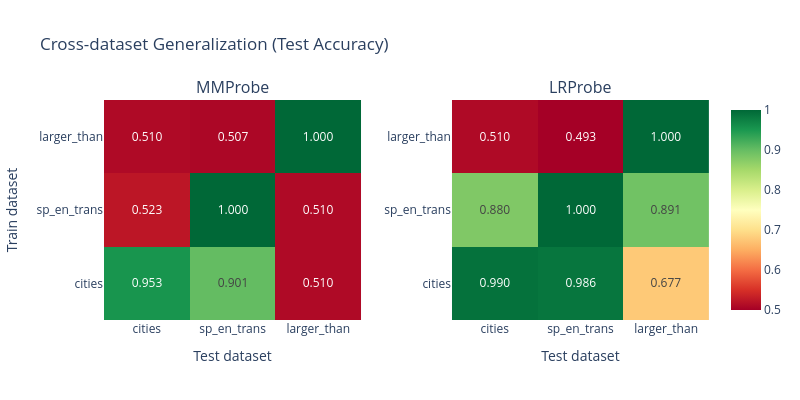

The cell this chart's notebook holds for it:
### Code cell
def compute_generalization_matrix(
    train_acts: dict[str, Float[Tensor, "n d"]],
    train_labels: dict[str, Float[Tensor, " n"]],
    test_acts: dict[str, Float[Tensor, "n d"]],
    test_labels: dict[str, Float[Tensor, " n"]],
    dataset_names: list[str],
    probe_cls: type,
) -> Float[Tensor, "n_datasets n_datasets"]:
    """
    Compute a generalization matrix: entry (i, j) is the test accuracy of a probe trained on dataset i
    and evaluated on dataset j.

    Args:
        train_acts, train_labels: Training data per dataset.
        test_acts, test_labels: Test data per dataset.
        dataset_names: Names of datasets (determines matrix ordering).
        probe_cls: Probe class to use (MMProbe or LRProbe), must have from_data and pred methods.

    Returns:
        Tensor of shape [n_datasets, n_datasets] with accuracy values.
    """
    
    n = len(dataset_names)
    matrix = t.zeros(n, n)
    for i, train_name in enumerate(dataset_names):
        probe = probe_cls.from_data(train_acts[train_name], train_labels[train_name])
        for j, test_name in enumerate(dataset_names):
            preds = probe.pred(test_acts[test_name])
            acc = (preds == test_labels[test_name]).float().mean().item()
            matrix[i, j] = acc
    
    return matrix

mm_matrix = compute_generalization_matrix(train_acts, train_labels, test_acts, test_labels, DATASET_NAMES, MMProbe)
lr_matrix = compute_generalization_matrix(train_acts, train_labels, test_acts, test_labels, DATASET_NAMES, LRProbe)

assert mm_matrix.shape == (3, 3), f"Wrong shape: {mm_matrix.shape}"
assert (mm_matrix.diag() > 0.6).all(), "In-distribution accuracy should be at least 60%"

# Heatmap visualization
fig = make_subplots(rows=1, cols=2, subplot_titles=["MMProbe", "LRProbe"], horizontal_spacing=0.15)

for idx, (matrix, name) in enumerate([(mm_matrix, "MM"), (lr_matrix, "LR")]):
    text_vals = [[f"{matrix[i, j]:.3f}" for j in range(len(DATASET_NAMES))] for i in range(len(DATASET_NAMES))]
    fig.add_trace(
        go.Heatmap(
            z=matrix.numpy(),
            x=DATASET_NAMES,
            y=DATASET_NAMES,
            text=text_vals,
            texttemplate="%{text}",
            colorscale="RdYlGn",
            zmin=0.5,
            zmax=1.0,
            showscale=(idx == 1),
        ),
        row=1,
        col=idx + 1,
    )
    fig.update_yaxes(title_text="Train dataset" if idx == 0 else "", row=1, col=idx + 1)
    fig.update_xaxes(title_text="Test dataset", row=1, col=idx + 1)

fig.update_layout(title="Cross-dataset Generalization (Test Accuracy)", height=400, width=800)
fig.show()

# Cosine similarity between probe directions
mm_directions = {name: MMProbe.from_data(train_acts[name], train_labels[name]).direction for name in DATASET_NAMES}
lr_directions = {name: LRProbe.from_data(train_acts[name], train_labels[name]).direction for name in DATASET_NAMES}

print("\nPairwise cosine similarity between probe directions:")
for probe_name, directions in [("MM", mm_directions), ("LR", lr_directions)]:
    print(f"\n  {probe_name}Probe:")
    for i, n1 in enumerate(DATASET_NAMES):
        for j, n2 in enumerate(DATASET_NAMES):
            if j > i:
                d1 = directions[n1] / directions[n1].norm()
                d2 = directions[n2] / directions[n2].norm()
                print(f"    {n1} vs {n2}: {(d1 @ d2).item():.4f}")

### Figure 1 — Plotly figure (JSON) as saved in the notebook; plotly's stock layout.template omitted (floating-point values rounded to 4 significant figures)
{"data": [{"colorscale": [[0, "rgb(165,0,38)"], [0.1, "rgb(215,48,39)"], [0.2, "rgb(244,109,67)"], [0.3, "rgb(253,174,97)"], [0.4, "rgb(254,224,139)"], [0.5, "rgb(255,255,191)"], [0.6, "rgb(217,239,139)"], [0.7, "rgb(166,217,106)"], [0.8, "rgb(102,189,99)"], [0.9, "rgb(26,152,80)"], [1, "rgb(0,104,55)"]], "showscale": false, "text": [["0.953", "0.901", "0.510"], ["0.523", "1.000", "0.510"], ["0.510", "0.507", "1.000"]], "texttemplate": "%{text}", "type": "heatmap", "x": ["cities", "sp_en_trans", "larger_than"], "xaxis": "x", "y": ["cities", "sp_en_trans", "larger_than"], "yaxis": "y", "z": [[0.9533, 0.9014, 0.5101], [0.5233, 1.0, 0.5101], [0.51, 0.507, 1.0]], "zmax": 1, "zmin": 0.5}, {"colorscale": [[0, "rgb(165,0,38)"], [0.1, "rgb(215,48,39)"], [0.2, "rgb(244,109,67)"], [0.3, "rgb(253,174,97)"], [0.4, "rgb(254,224,139)"], [0.5, "rgb(255,255,191)"], [0.6, "rgb(217,239,139)"], [0.7, "rgb(166,217,106)"], [0.8, "rgb(102,189,99)"], [0.9, "rgb(26,152,80)"], [1, "rgb(0,104,55)"]], "showscale": true, "text": [["0.990", "0.986", "0.677"], ["0.880", "1.000", "0.891"], ["0.510", "0.493", "1.000"]], "texttemplate": "%{text}", "type": "heatmap", "x": ["cities", "sp_en_trans", "larger_than"], "xaxis": "x2", "y": ["cities", "sp_en_trans", "larger_than"], "yaxis": "y2", "z": [[0.99, 0.9859, 0.6768], [0.88, 1.0, 0.8914], [0.51, 0.493, 1.0]], "zmax": 1, "zmin": 0.5}], "layout": {"annotations": [{"font": {"size": 16}, "showarrow": false, "text": "MMProbe", "x": 0.2125, "xanchor": "center", "xref": "paper", "y": 1, "yanchor": "bottom", "yref": "paper"}, {"font": {"size": 16}, "showarrow": false, "text": "LRProbe", "x": 0.7875, "xanchor": "center", "xref": "paper", "y": 1, "yanchor": "bottom", "yref": "paper"}], "height": 400, "title": {"text": "Cross-dataset Generalization (Test Accuracy)"}, "width": 800, "xaxis": {"anchor": "y", "domain": [0, 0.425], "title": {"text": "Test dataset"}}, "xaxis2": {"anchor": "y2", "domain": [0.575, 1], "title": {"text": "Test dataset"}}, "yaxis": {"anchor": "x", "domain": [0, 1], "title": {"text": "Train dataset"}}, "yaxis2": {"anchor": "x2", "domain": [0, 1], "title": {"text": ""}}}}
